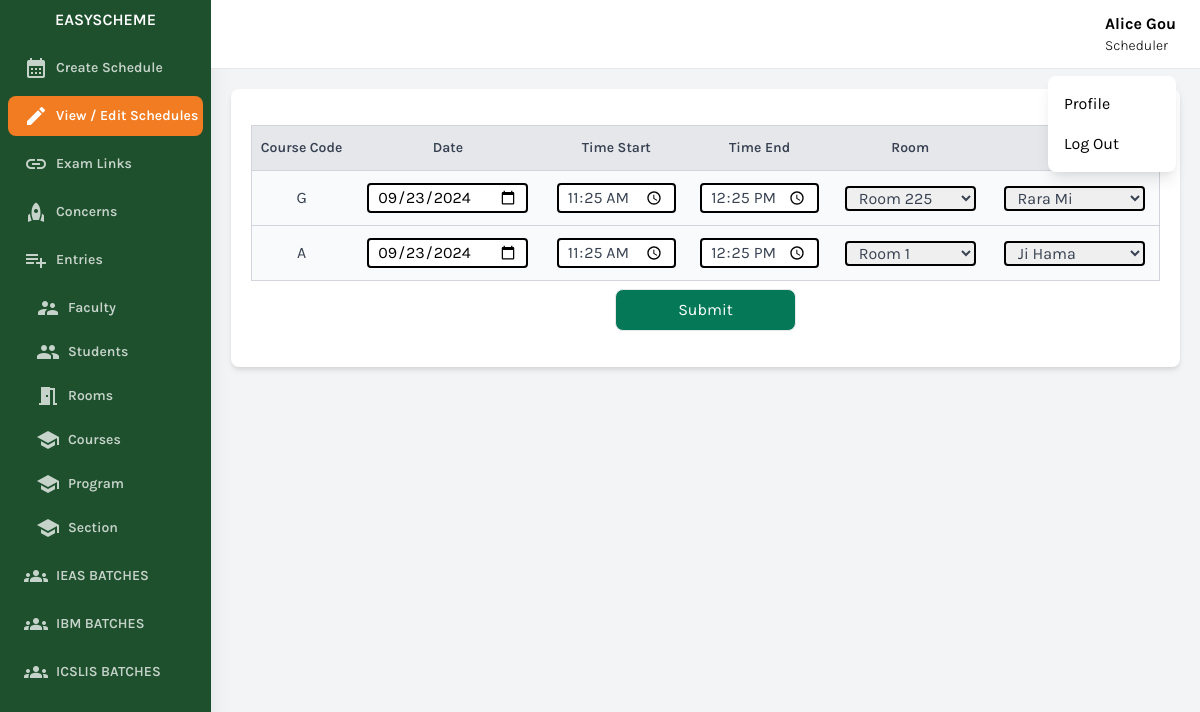
The app's page /scheduler/edit-schedule.php?e=13&i=46 (signed in) with its own data.
### tables this page shows
CREATE TABLE `user` (
  `id` bigint(20) NOT NULL,
  `name` varchar(256) NOT NULL,
  `username` varchar(256) NOT NULL,
  `password` varchar(256) NOT NULL,
  `position` varchar(256) NOT NULL,
  `status` int(11) NOT NULL DEFAULT 0
);

CREATE TABLE `course` (
  `id` bigint(20) NOT NULL,
  `title` varchar(256) NOT NULL,
  `program` bigint(20) NOT NULL,
  `code` varchar(256) NOT NULL,
  `designation` varchar(256) NOT NULL,
  `status` int(11) NOT NULL DEFAULT 0
);

CREATE TABLE `schedule_details` (
  `id` bigint(20) NOT NULL,
  `section_id` bigint(20) NOT NULL,
  `course_id` bigint(20) NOT NULL,
  `schedule_id` bigint(20) NOT NULL,
  `date` date NOT NULL,
  `time_start` time NOT NULL,
  `time_end` time NOT NULL,
  `room_id` bigint(20) NOT NULL,
  `proctor_id` bigint(20) NOT NULL,
  `status` int(11) NOT NULL DEFAULT 0
);

### scheduler/edit-schedule.php (the view, shortened to what the rows shown need)
<?php
include 'components/header.php';
function getRooms($db, $room_id) {
    $fetchRooms = $db->getAllRowsFromTable('room');
    $optionRoom = '';
    foreach ($fetchRooms as $room_rows) {
        $selected = ($room_rows['id'] == $room_id) ? 'selected' : '';
        $optionRoom .= "<option value='".$room_rows['id']."' $selected>".$room_rows['room_number']."</option>";
    }
    return $optionRoom;
}
function getProctor($db, $selected_proctor_id = null) {
    $fetchUsers = $db->getAllRowsFromTable('user');
    $optionProctor = '';
    foreach ($fetchUsers as $user) {
        if ($user['position'] == "faculty") {
            $faculty_id = $user['id'];
            $scheduleMonday = $db->getIdByColumnValue('prof_schedule', 'user_id', $faculty_id, 'monday') ?: 'not available';
            $scheduleTuesday = $db->getIdByColumnValue('prof_schedule', 'user_id', $faculty_id, 'tuesday') ?: 'not available';
            $scheduleWednesday = $db->getIdByColumnValue('prof_schedule', 'user_id', $faculty_id, 'wednesday') ?: 'not available';
            $scheduleThursday = $db->getIdByColumnValue('prof_schedule', 'user_id', $faculty_id, 'thursday') ?: 'not available';
            $scheduleFriday = $db->getIdByColumnValue('prof_schedule', 'user_id', $faculty_id, 'friday') ?: 'not available';
            $scheduleSaturday = $db->getIdByColumnValue('prof_schedule', 'user_id', $faculty_id, 'saturday') ?: 'not available';
            $scheduleSunday = $db->getIdByColumnValue('prof_schedule', 'user_id', $faculty_id, 'sunday') ?: 'not available';
            $data = '
            data-monday="'.$scheduleMonday.'"
            data-tuesday="'.$scheduleTuesday.'"
            data-wednesday="'.$scheduleWednesday.'"
            data-thursday="'.$scheduleThursday.'"
            data-friday="'.$scheduleFriday.'"
            data-saturday="'.$scheduleSaturday.'"
            data-sunday="'.$scheduleSunday.'"
            ';
            $selected = ($user['id'] == $selected_proctor_id) ? 'selected' : '';
            $optionProctor .= "<option  $data value='".$faculty_id."' $selected>".$user['name']."</option>";
        }
    }
    return $optionProctor;
}
?>
<div class="w-full h-screen overflow-x-hidden border-t flex p-5 justify-center">
    <main class="w-full max-w-5xl">
        <div class="card bg-white shadow-md rounded-lg p-5 w-full">
            <form id="formSubmit">
            <div class="w-full my-4">
            <div class="overflow-scroll table-responsive ">
                <table class="bg-white border border-gray-300 rounded-lg shadow-md min-w-full ">
                    <thead>
                        <tr>
                            <th class="py-3 whitespace-nowrap text-center  bg-gray-200 text-left text-sm font-semibold text-gray-700 border-b border-gray-300">
                                Course Code
                            </th>
                            <th class="py-3 whitespace-nowrap text-center  bg-gray-200 text-left text-sm font-semibold text-gray-700 border-b border-gray-300">
                                Date
                            </th>
                            <th class="py-3 whitespace-nowrap text-center  bg-gray-200 text-left text-sm font-semibold text-gray-700 border-b border-gray-300">
                                Time Start
                            </th>
                            <th class="py-3 whitespace-nowrap text-center  bg-gray-200 text-left text-sm font-semibold text-gray-700 border-b border-gray-300">
                                Time End
                            </th>
                            <th class="py-3 whitespace-nowrap text-center  bg-gray-200 text-left text-sm font-semibold text-gray-700 border-b border-gray-300">
                                Room
                            </th>
                            <th class="py-3 whitespace-nowrap text-center  bg-gray-200 text-left text-sm font-semibold text-gray-700 border-b border-gray-300">
                            </th>
                        </tr>
                    </thead>
                    <tbody>
                            <?php
                            $section_id = $_GET['i'];
                            $schedule_id = $_GET['e'];
                             $fetchSectionCourse = $db->getSectionCourse($section_id);
                             foreach ($fetchSectionCourse as $section_course_row) {
                                 $code = strtoupper($section_course_row['code']) ?? 'x';
                                 $course_id = strtoupper($section_course_row['id']) ?? 'x';
                                 $date = $db->getschedule_detail_column("date", $section_id, $course_id, $schedule_id) ?? '';
                                 $time_start = $db->getschedule_detail_column("time_start", $section_id, $course_id, $schedule_id) ?? '';
                                 $time_end = $db->getschedule_detail_column("time_end", $section_id, $course_id, $schedule_id) ?? '';
                                 $room_id = $db->getschedule_detail_column("room_id", $section_id, $course_id, $schedule_id) ?? '';
                                 $proctor_id = $db->getschedule_detail_column("proctor_id", $section_id, $course_id, $schedule_id) ?? '';
                                 $optionRoom = getRooms($db,$room_id);
                                 $optionProctor = getProctor($db,$proctor_id);
                                 echo'
                                 <input name="schedule_id[]" value="'.$schedule_id.'" hidden>
                                 <input name="course_id[]" value="'.$course_id.'" hidden>
                                 <input name="section_id[]" value="'.$section_id.'" hidden>
                                     <tr class="bg-gray-50 hover:bg-gray-100 transition-colors duration-200">
                                         <td class="py-3 text-center border-b border-gray-300 text-gray-700">'.$code.'</td>
                                         <td class="py-3 text-center border-b border-gray-300 ">
                                             <input type="date" name="date[]" value="'.$date.'" class="border-black dateChanger border-2 rounded px-2">
                                         </td>
                                         <td class="py-3 text-center border-b border-gray-300 text-gray-700">
                                         <input type="time" value="'.$time_start.'" name="time_start[]" class="time_start border-black border-2 rounded px-2">
                                         </td>
                                         <td class="py-3 text-center border-b border-gray-300 text-gray-700">
                                         <input type="time" value="'.$time_end.'" name="time_end[]" class="time_end border-black border-2 rounded px-2">
                                         </td>
                                         <td class="py-3 text-center border-b border-gray-300 text-gray-700">
                                         <select name="room[]" value="'.$room_id.'" class="border-black border-2 rounded px-2">
                                            <option value="">Select Room</option>
                                            '.$optionRoom.'
                                         </select>
                                         </td>
                                         <td class="py-3 text-center border-b border-gray-300 text-gray-700">
                                         <select name="proctor[]" class="border-black border-2 rounded px-2">
                                            <option value="">Select Proctor</option>
                                            '.$optionProctor.'
                                         </select>
                                         </td>
                                     </tr>
                                     ';
                             }
                            ?>
                </tbody>
            </table>
            </div>
            </form>
        </div>
    </main>
</div>
<?php
include 'components/footer.php';
?>

### scheduler/components/header.php (shortened to what the rows shown need)
<?php
include '../conn/conn.php';
$db = new DatabaseHandler();
$user_name = ucwords($db->getIdByColumnValue('user', 'id',$_SESSION['id'],'name'));
$user_position = ucwords($db->getIdByColumnValue('user', 'id',$_SESSION['id'],'position'));
?>
<!DOCTYPE html>
<html lang="en">
<head>
    <link href="https://cdnjs.cloudflare.com/ajax/libs/tailwindcss/2.2.19/tailwind.min.css" rel="stylesheet">
</head>
<body class="bg-gray-100 font-family-karla flex">
    <div class="relative w-full flex flex-col h-screen overflow-y-hidden">
        <header class="w-full items-center bg-white py-3 px-6 hidden sm:flex">
            <div x-data="{ isOpen: false }" class="relative w-1/2 flex justify-end">
                <div class="grid grid-cols-2 items-center justify-center">
                    <div class="grid " style="cursor:pointer" @click="isOpen = !isOpen">
                        <p class="text-base font-bold"><?=$user_name?></p>
                        <p class="text-sm font-light"><?=$user_position?></p>
                    </div>
                </div>
            </div>
        </header>

### records on screen
user: name "Alice Gou", position "Scheduler"
course: code "G", id.date "09/23/2024", id.time_start "11:25:00", id.time_end "12:25:00"
course: code "A", id.date "09/23/2024", id.time_start "11:25:00", id.time_end "12:25:00"

### other values on screen
form field value "Room 225"
form field value "Rara Mi"
form field value "Room 1"
form field value "Ji Hama"
